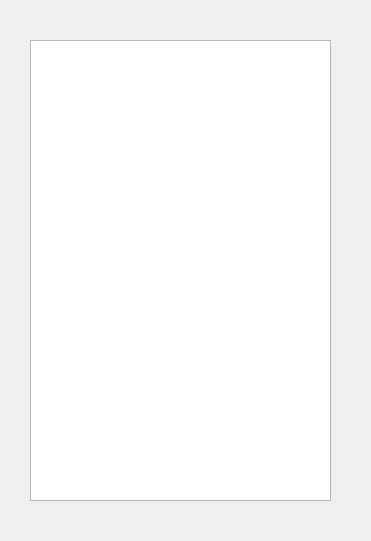
<?xml version="1.0" encoding="UTF-8"?>
<ui version="4.0">
 <class>SecDialog</class>
 <widget class="QDialog" name="SecDialog">
  <property name="geometry">
   <rect>
    <x>0</x>
    <y>0</y>
    <width>371</width>
    <height>541</height>
   </rect>
  </property>
  <property name="windowTitle">
   <string>Dialog</string>
  </property>
  <widget class="QListWidget" name="listWidget">
   <property name="geometry">
    <rect>
     <x>30</x>
     <y>40</y>
     <width>301</width>
     <height>461</height>
    </rect>
   </property>
   <property name="font">
    <font>
     <family>Book Antiqua</family>
     <pointsize>10</pointsize>
    </font>
   </property>
  </widget>
 </widget>
 <resources/>
 <connections/>
</ui>
